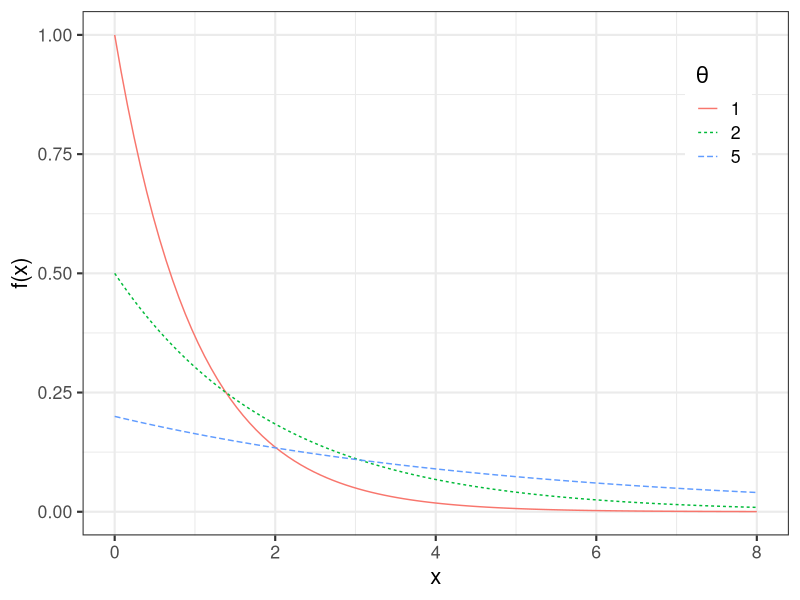
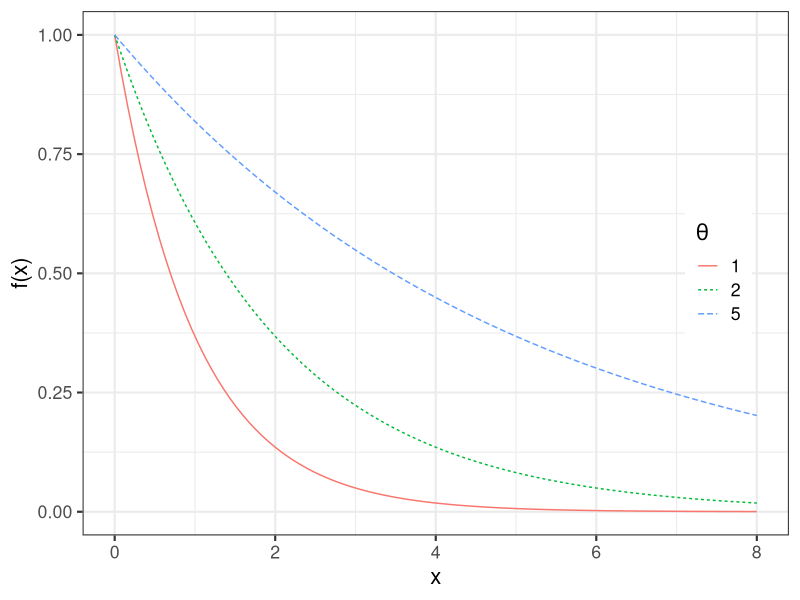
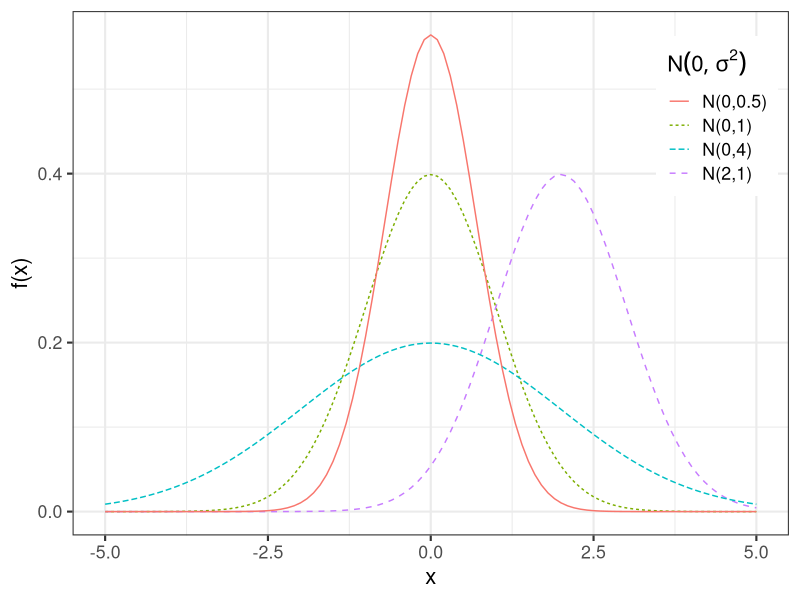
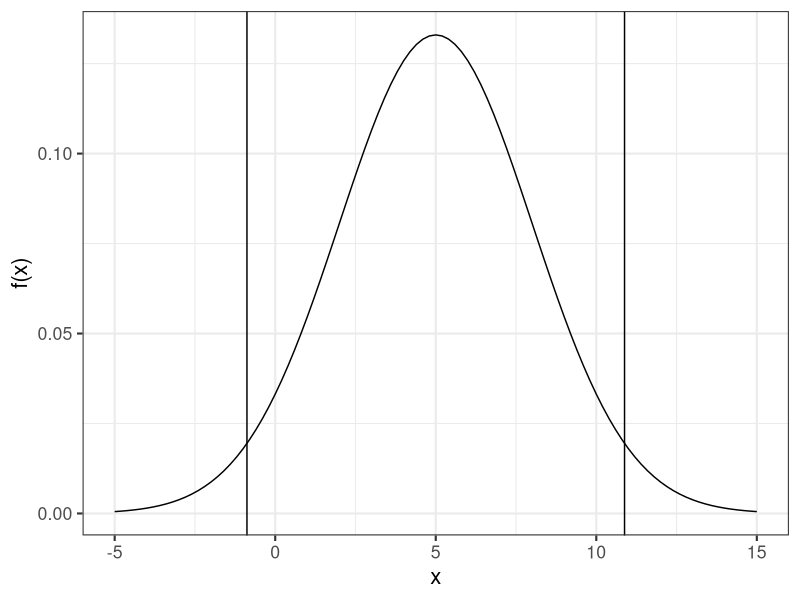

These charts were generated, in order, by the following R code:
## ---- chunk 1
#| label: exp
#| message: false
#| warning: false
#| echo: false

library(ggplot2)
ggplot() +
  geom_function(fun = dexp, args = list(rate = 1), 
                mapping = aes(colour = "1", linetype = "1") ) +
  geom_function(fun = dexp, args = list(rate = 1/2), 
                mapping = aes(colour = "2", linetype = "2") ) +
  geom_function(fun = dexp, args = list(rate = 1/5), 
                mapping = aes(colour = "5", linetype = "5") ) +
  xlim(0,8) + 
  labs(
    x = "x",
    y = "f(x)",
    colour = expression(theta),
    linetype = expression(theta),
  ) + 
  theme_bw(base_size = 16) + 
    theme(legend.position = c(.9,.8))
## ---- chunk 2
#| label: pexp
#| message: false
#| warning: false
#| echo: false

library(ggplot2)
ggplot() +
  geom_function(fun = pexp, args = list(rate = 1, lower.tail = F), 
                mapping = aes(colour = "1", linetype = "1") ) +
  geom_function(fun = pexp, args = list(rate = 1/2, lower.tail = F), 
                mapping = aes(colour = "2", linetype = "2") ) +
  geom_function(fun = pexp, args = list(rate = 1/5, lower.tail = F), 
                mapping = aes(colour = "5", linetype = "5") ) +
  xlim(0,8) + 
  labs(
    x = "x",
    y = "f(x)",
    colour = expression(theta),
    linetype = expression(theta),
  ) + 
  theme_bw(base_size = 16) + 
    theme(legend.position = c(.9,.5))
## ---- chunk 3
#| label: dnorm
#| message: false
#| warning: false
#| echo: false

library(ggplot2)
ggplot() +
  geom_function(fun = dnorm, args = list(sd = 1), 
                mapping = aes(colour = "N(0,1)", linetype = "N(0,1)") ) +
  geom_function(fun = dnorm, args = list(mean = 2, sd = 1), 
                mapping = aes(colour = "N(2,1)", linetype = "N(2,1)") ) +
  geom_function(fun = dnorm, args = list(sd = 2), 
                mapping = aes(colour = "N(0,4)", linetype = "N(0,4)") ) +
  geom_function(fun = dnorm, args = list(sd = sqrt(0.5)), 
                mapping = aes(colour = "N(0,0.5)", linetype = "N(0,0.5)") ) +
  xlim(-5,5) + 
  labs(
    x = "x",
    y = "f(x)",
    colour = expression(N(0,sigma^2)),
    linetype = expression(N(0,sigma^2)),
  ) + 
  theme_bw(base_size = 16) + 
    theme(legend.position = c(.9,.8))
## ---- chunk 4
#| label: dnorm3
#| message: false
#| warning: false
#| echo: false

library(ggplot2)
ggplot() +
  geom_function(fun = dnorm, args = list(mean = 5, sd = 3)) +
  geom_vline(xintercept = c(-0.88, 10.88)) + 
  xlim(-5,15) + 
  labs(
    x = "x",
    y = "f(x)",
  ) + 
  theme_bw(base_size = 16) + 
    theme(legend.position = c(.9,.8))
